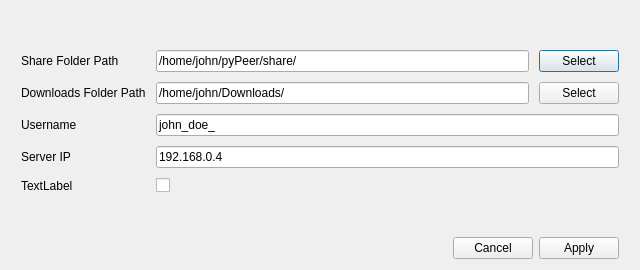
<?xml version="1.0" encoding="UTF-8"?>
<ui version="4.0">
 <class>Dialog</class>
 <widget class="QDialog" name="Dialog">
  <property name="geometry">
   <rect>
    <x>0</x>
    <y>0</y>
    <width>640</width>
    <height>270</height>
   </rect>
  </property>
  <property name="windowTitle">
   <string>Settings</string>
  </property>
  <layout class="QVBoxLayout" name="verticalLayout_2">
   <item>
    <layout class="QVBoxLayout" name="verticalLayout">
     <property name="leftMargin">
      <number>10</number>
     </property>
     <property name="rightMargin">
      <number>10</number>
     </property>
     <item>
      <layout class="QFormLayout" name="formLayout">
       <property name="formAlignment">
        <set>Qt::AlignLeading|Qt::AlignLeft|Qt::AlignVCenter</set>
       </property>
       <property name="horizontalSpacing">
        <number>10</number>
       </property>
       <property name="verticalSpacing">
        <number>10</number>
       </property>
       <item row="0" column="0">
        <widget class="QLabel" name="label">
         <property name="text">
          <string>Share Folder Path</string>
         </property>
         <property name="margin">
          <number>0</number>
         </property>
        </widget>
       </item>
       <item row="0" column="1">
        <layout class="QHBoxLayout" name="horizontalLayout">
         <item>
          <widget class="QLineEdit" name="lineEdit">
           <property name="text">
            <string>/home/john/pyPeer/share/</string>
           </property>
          </widget>
         </item>
         <item>
          <widget class="QPushButton" name="pushButton">
           <property name="text">
            <string>Select</string>
           </property>
          </widget>
         </item>
        </layout>
       </item>
       <item row="1" column="0">
        <widget class="QLabel" name="label_2">
         <property name="text">
          <string>Downloads Folder Path</string>
         </property>
         <property name="margin">
          <number>0</number>
         </property>
        </widget>
       </item>
       <item row="1" column="1">
        <layout class="QHBoxLayout" name="horizontalLayout_2">
         <item>
          <widget class="QLineEdit" name="lineEdit_2">
           <property name="text">
            <string>/home/john/Downloads/</string>
           </property>
          </widget>
         </item>
         <item>
          <widget class="QPushButton" name="pushButton_2">
           <property name="text">
            <string>Select</string>
           </property>
          </widget>
         </item>
        </layout>
       </item>
       <item row="2" column="0">
        <widget class="QLabel" name="label_3">
         <property name="text">
          <string>Username</string>
         </property>
         <property name="margin">
          <number>0</number>
         </property>
        </widget>
       </item>
       <item row="2" column="1">
        <widget class="QLineEdit" name="lineEdit_3">
         <property name="text">
          <string>john_doe_</string>
         </property>
        </widget>
       </item>
       <item row="3" column="1">
        <widget class="QLineEdit" name="lineEdit_4">
         <property name="text">
          <string>192.168.0.4</string>
         </property>
        </widget>
       </item>
       <item row="3" column="0">
        <widget class="QLabel" name="label_4">
         <property name="text">
          <string>Server IP</string>
         </property>
         <property name="margin">
          <number>0</number>
         </property>
        </widget>
       </item>
       <item row="4" column="0">
        <widget class="QLabel" name="label_5">
         <property name="text">
          <string>TextLabel</string>
         </property>
         <property name="margin">
          <number>0</number>
         </property>
        </widget>
       </item>
       <item row="4" column="1">
        <widget class="QCheckBox" name="checkBox">
         <property name="text">
          <string/>
         </property>
        </widget>
       </item>
      </layout>
     </item>
     <item>
      <layout class="QHBoxLayout" name="horizontalLayout_3">
       <item>
        <spacer name="horizontalSpacer">
         <property name="orientation">
          <enum>Qt::Horizontal</enum>
         </property>
         <property name="sizeHint" stdset="0">
          <size>
           <width>40</width>
           <height>20</height>
          </size>
         </property>
        </spacer>
       </item>
       <item>
        <widget class="QPushButton" name="pushButton_4">
         <property name="text">
          <string>Cancel</string>
         </property>
        </widget>
       </item>
       <item>
        <widget class="QPushButton" name="pushButton_3">
         <property name="text">
          <string>Apply</string>
         </property>
        </widget>
       </item>
      </layout>
     </item>
    </layout>
   </item>
  </layout>
 </widget>
 <resources/>
 <connections/>
</ui>
